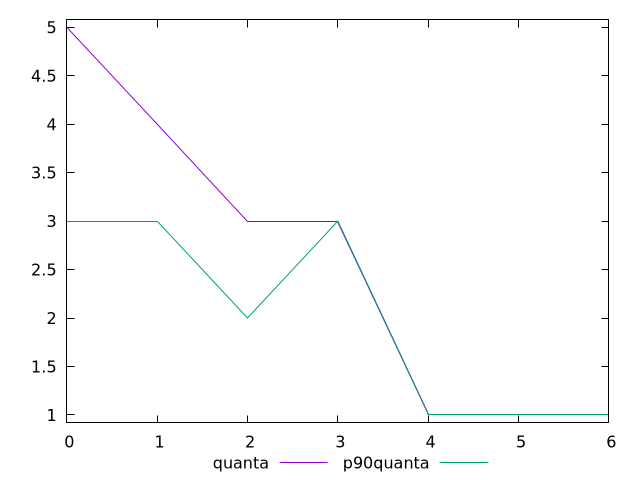

The gnuplot source for this figure:
$_quanta <<EOF
5
4
3
3
1
1
1
EOF
$_p90Quanta <<EOF
3
3
2
3
1
1
1
EOF
set key outside below
set terminal pngcairo
set output "report_00006_2020-11-02T20-21-41.718Z/uses-webp-images/progession_quanta_p90quanta.png"
set yrange [0.92:5.08]
plot $_quanta title "quanta" with line ,$_p90Quanta title "p90quanta" with line ,
